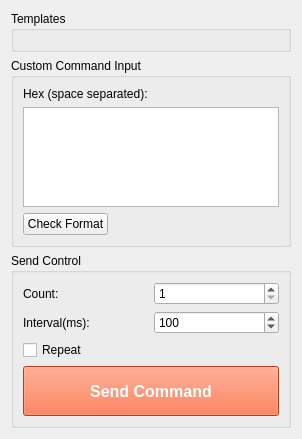
<?xml version="1.0" encoding="UTF-8"?>
<ui version="4.0">
 <class>PageSerialCustom</class>
 <widget class="QWidget" name="PageSerialCustom">
  <layout class="QVBoxLayout" name="custMainLayout">
   <item>
    <widget class="QGroupBox" name="groupTemplate">
     <property name="title">
      <string>Templates</string>
     </property>
     <layout class="QGridLayout" name="gridTemplate"/>
    </widget>
   </item>
   <item>
    <widget class="QGroupBox" name="groupInput">
     <property name="title">
      <string>Custom Command Input</string>
     </property>
     <layout class="QVBoxLayout" name="inputLayout">
      <item>
       <widget class="QLabel" name="lbHex">
        <property name="text">
         <string>Hex (space separated):</string>
        </property>
       </widget>
      </item>
      <item>
       <widget class="QTextEdit" name="editCustomInput">
        <property name="maximumSize">
         <size>
          <width>16777215</width>
          <height>100</height>
         </size>
        </property>
       </widget>
      </item>
      <item>
       <layout class="QHBoxLayout" name="checkLayout">
        <item>
         <widget class="QPushButton" name="btnCheckFormat">
          <property name="text">
           <string>Check Format</string>
          </property>
         </widget>
        </item>
        <item>
         <widget class="QLabel" name="labelFormatStatus">
          <property name="text">
           <string/>
          </property>
         </widget>
        </item>
        <item>
         <spacer name="spCheck">
          <property name="orientation">
           <enum>Qt::Horizontal</enum>
          </property>
          <property name="sizeHint">
           <size>
            <width>40</width>
            <height>20</height>
           </size>
          </property>
         </spacer>
        </item>
       </layout>
      </item>
     </layout>
    </widget>
   </item>
   <item>
    <widget class="QGroupBox" name="groupSendCtrl">
     <property name="title">
      <string>Send Control</string>
     </property>
     <layout class="QGridLayout" name="gridSend">
      <item row="0" column="0">
       <widget class="QLabel" name="lbCount">
        <property name="text">
         <string>Count:</string>
        </property>
       </widget>
      </item>
      <item row="0" column="1">
       <widget class="QSpinBox" name="spinSendCount">
        <property name="minimum">
         <number>1</number>
        </property>
        <property name="maximum">
         <number>100</number>
        </property>
        <property name="value">
         <number>1</number>
        </property>
       </widget>
      </item>
      <item row="1" column="0">
       <widget class="QLabel" name="lbInterval">
        <property name="text">
         <string>Interval(ms):</string>
        </property>
       </widget>
      </item>
      <item row="1" column="1">
       <widget class="QSpinBox" name="spinInterval">
        <property name="minimum">
         <number>10</number>
        </property>
        <property name="maximum">
         <number>10000</number>
        </property>
        <property name="value">
         <number>100</number>
        </property>
       </widget>
      </item>
      <item row="2" column="0" colspan="2">
       <widget class="QCheckBox" name="checkRepeat">
        <property name="text">
         <string>Repeat</string>
        </property>
       </widget>
      </item>
      <item row="3" column="0" colspan="2">
       <widget class="QPushButton" name="btnSendCustom">
        <property name="minimumSize">
         <size>
          <width>0</width>
          <height>50</height>
         </size>
        </property>
        <property name="styleSheet">
         <string notr="true">QPushButton{background-color:#FF5722;color:white;font-weight:bold;font-size:12pt;}</string>
        </property>
        <property name="text">
         <string>Send Command</string>
        </property>
       </widget>
      </item>
     </layout>
    </widget>
   </item>
  </layout>
 </widget>
 <resources/>
 <connections/>
</ui>
